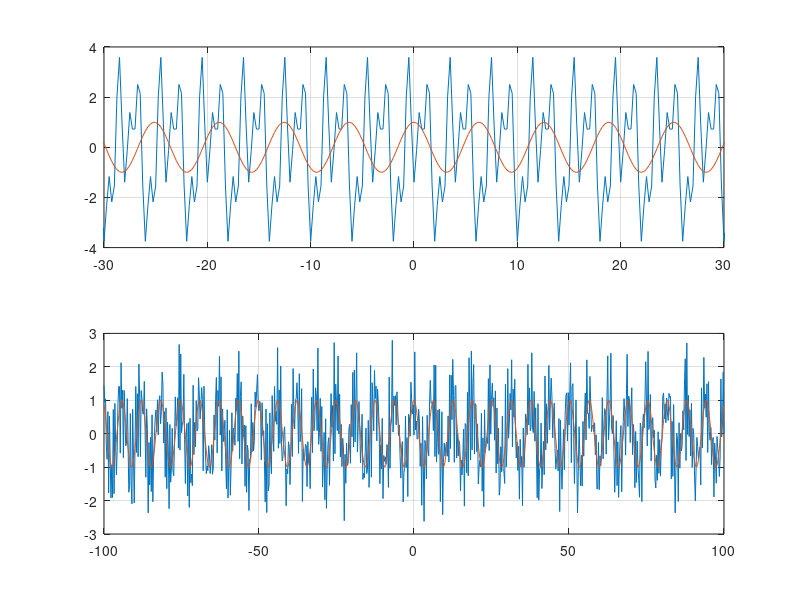

This chart was generated by the following MATLAB code:
a = 0.5;
dt = 0.25;
t = -100:dt:100;
y = sin(t);
y = y + a*(rand(size(t))-0.5);

g = zeros(1,length(t));
for k = 1:(length(t)-1)
    g(k) = (y(k+1) - y(k))/dt;
end
g(length(t)) = 0;

vx = -1:dt:1;
furie = zeros(1, length(vx));
for k = 1:length(vx)
    furie(k) = 2*pi*1i*vx(k)*trapz(t, y.*exp(-2*pi*1i*vx(k)*t));
end

der = zeros(1,length(t));
for k = 1:length(t)
    der(k) = trapz(vx, furie.*exp(2*pi*1i*vx*t(k)));
end

subplot(2, 1, 1)
plot(t, der);
hold on
xlim([-30 30])
plot(t, cos(t));
grid on
hold off

subplot(2, 1, 2)
plot(t, g)
hold on
plot(t,cos(t))
grid on
hold off
